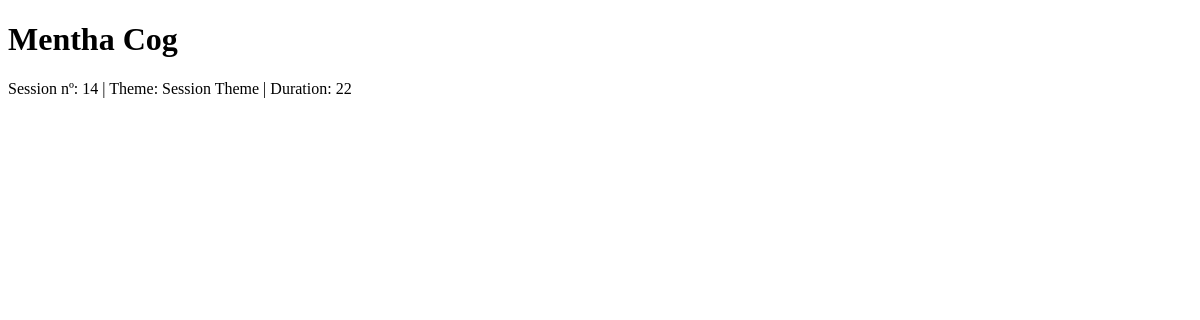
The page /sessao/14 on the database as committed earlier.
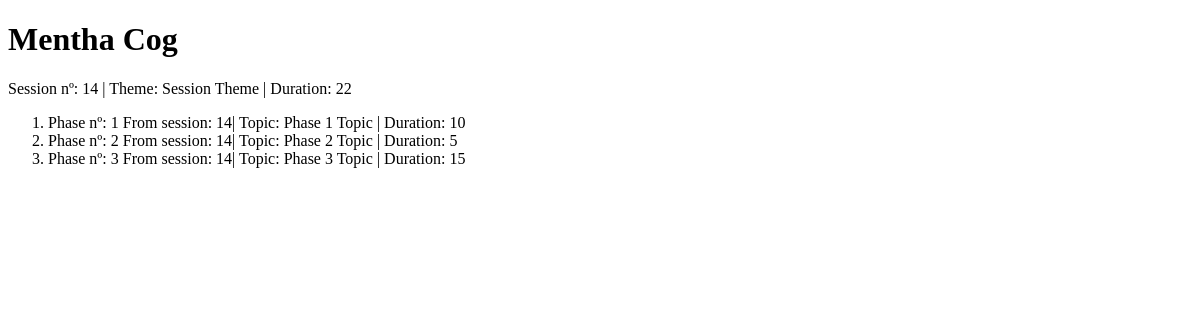
The same page on the database as committed later.
### Session_Phases/models.py (models this page shows)
class Session(models.Model):
    number = models.PositiveSmallIntegerField(validators=[MaxValueValidator(14), MinValueValidator(1)])
    duration = models.SmallIntegerField()
    theme = models.CharField(max_length=225)
    regime = models.CharField(max_length=1, choices=Regime.choices)
    def __str__(self):
        return f"Session nº: {self.number} | Theme: {self.theme} | Duration: {self.duration}"

class Phase(models.Model):
    session = models.ForeignKey(Session, on_delete=models.CASCADE)
    number = models.PositiveSmallIntegerField()
    duration = models.SmallIntegerField()
    topic = models.CharField(max_length=225)
    content = models.CharField(max_length=225)
    regime = models.CharField(max_length=1, choices=Regime.choices)
    def __str__(self):
        return f"Phase nº: {self.number} From session: {self.session.number}| Topic: {self.topic} | Duration: {self.duration}"

### Session_Phases/views.py (the view)
# urls.py: path('sessao/<int:number>', views.session_presentation),
def session_presentation(request, number):
    context = {"session": Session.objects.filter( number = number).first(),
     "phases": Phase.objects.filter( session__number = number).all().order_by("number")}
    return render(request, "Session_Phases/session.html", context)

### Session_Phases/templates/Session_Phases/session.html
{% extends 'Session_Phases/base.html' %}
{%block main%}
    {{session}}
    <ol>
        {% for phase in phases %}
            <li><div>{{phase}}</div></li>
        {% endfor %}
    </ol>
{% endblock  %}

### Session_Phases/templates/Session_Phases/base.html (shortened to what this page needs)
<!doctype html>
<html lang="en">
  <head>
  </head>
  <body>
    <h1>Mentha Cog</h1>
    {% block main %}{% endblock %}
 </body>
</html>

Rows that differ between the two databases and show on the page:
added Phase: number+session+topic "Phase nº: 1 From session: 14| Topic: Phase 1 Topic | Duration: 10"
added Phase: number+session+topic "Phase nº: 2 From session: 14| Topic: Phase 2 Topic | Duration: 5"
added Phase: number+session+topic "Phase nº: 3 From session: 14| Topic: Phase 3 Topic | Duration: 15"
